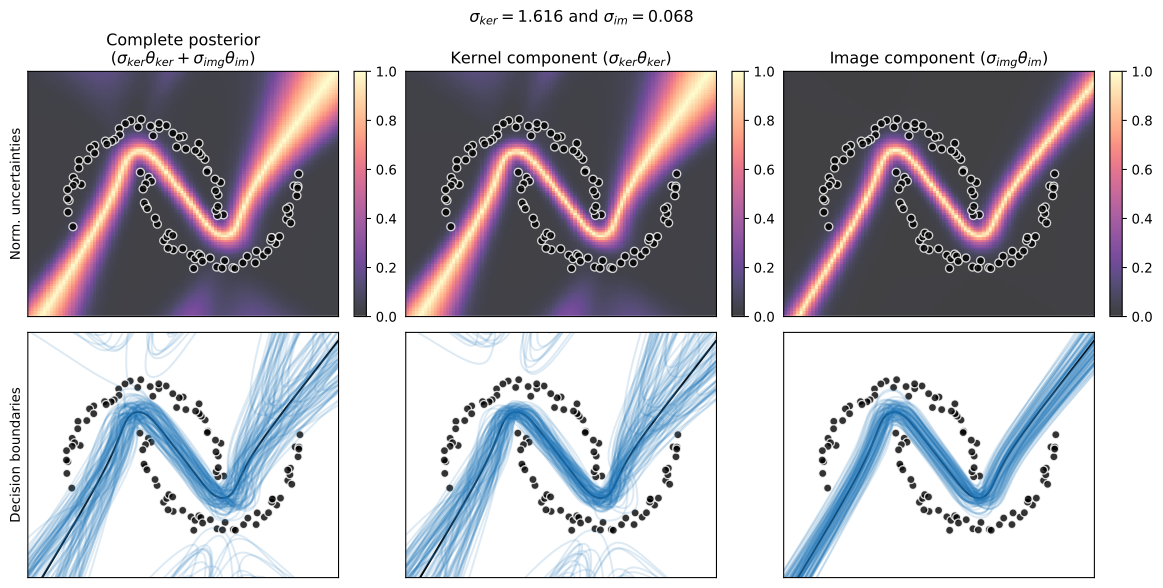

Write the Python code that produced this figure.
import argparse

import equinox as eqx
import jax
import jax.numpy as jnp
import matplotlib
import matplotlib.pyplot as plt
import optax
import tqdm

from kivi import vi


def make_moons(num_samples=100, noise=0.05, normalize=True, *, key):
    # NOTE: This function is adapted from scikit-learn.
    # License: BSD 3-Clause
    # Copyright (c) 2007-2024 The scikit-learn developers.
    num_samples_out = num_samples // 2
    num_samples_in = num_samples - num_samples_out
    outer_circ_x = jnp.cos(jnp.linspace(0, jnp.pi, num_samples_out))
    outer_circ_y = jnp.sin(jnp.linspace(0, jnp.pi, num_samples_out))
    inner_circ_x = 1 - jnp.cos(jnp.linspace(0, jnp.pi, num_samples_in))
    inner_circ_y = 1 - jnp.sin(jnp.linspace(0, jnp.pi, num_samples_in)) - 0.5

    X = jnp.vstack(
        [jnp.append(outer_circ_x, inner_circ_x), jnp.append(outer_circ_y, inner_circ_y)]
    ).T
    y = jnp.hstack(
        [
            jnp.zeros(num_samples_out, dtype=jnp.int32),
            jnp.ones(num_samples_in, dtype=jnp.int32),
        ]
    )

    if noise is not None:
        X += jax.random.normal(key, X.shape) * noise

    if normalize:
        offsets = 0.5
        X_min = jnp.amin(X, axis=0, keepdims=True) - offsets
        X_max = jnp.amax(X, axis=0, keepdims=True) + offsets
        X = (X - X_min) / (X_max - X_min)

    return X, y


def main(args):
    key = jax.random.PRNGKey(seed=args.seed)
    key, key_data = jax.random.split(key)
    x, y = make_moons(num_samples=args.num_data_points, key=key_data)

    key, key_model = jax.random.split(key)
    model = eqx.nn.MLP(
        in_size=2,
        out_size="scalar",
        width_size=args.num_hidden,
        depth=args.depth,
        activation=jnp.tanh,
        key=key_model,
    )
    posterior = vi.KernelImagePosterior(
        model,
        log_precision=args.log_precision,
        log_scale_image=args.log_scale_image,
        # This is how you can set a different solver, e.g., Cholesky-based:
        # solve_normaleq=linalg.solve_normaleq_materialize(
        #     linalg.dense_solver_fn_cholesky(eps=1e-6)
        # ),
        beta=args.beta,
        # If the posterior object knows the loss from the start, it
        # will use the loss Jacobian instead of the model Jacobian
        # internally. In this example we use the loss Jacobian.
        loss_fn=optax.losses.sigmoid_binary_cross_entropy,
        is_linearized=args.is_linearized,
    )
    print(
        "Model parameters: {:,d}".format(len(posterior.flatten_fn(posterior.model)[0]))
    )
    loss_fn = posterior.wrap_loss(optax.losses.sigmoid_binary_cross_entropy)
    optimizer = optax.adam(args.lr)
    train_elbo_step = vi.make_train_step(
        eqx.filter_value_and_grad(loss_fn, has_aux=True),
        optimizer=optimizer,
        # Use optax.apply_updates if you are not using equinox
        apply_updates_fn=eqx.apply_updates,
        num_mc_samples=args.num_mc_samples,
    )
    train_elbo_step = eqx.filter_jit(train_elbo_step)

    def train(posterior, opt_state, x, y, num_epochs, key):
        progressbar_elbo = tqdm.trange(num_epochs)
        for step_elbo in progressbar_elbo:
            key, subkey = jax.random.split(key)
            try:
                (loss_value, info), posterior, opt_state = train_elbo_step(
                    posterior,
                    opt_state,
                    x,
                    y,
                    key=subkey,
                )
                progressbar_elbo.set_description(make_description(posterior, info))
                if step_elbo % 1000 == 0:
                    progressbar_elbo.write(
                        f"[{step_elbo:04d}] {make_description(posterior, info)}"
                    )
            except KeyboardInterrupt:
                break
        return posterior, opt_state, key

    posterior_params, posterior_static = eqx.partition(posterior, eqx.is_array)
    opt_state = optimizer.init(posterior_params)
    key, key_train = jax.random.split(key)
    posterior, opt_state, key = train(
        posterior, opt_state, x, y, args.epochs_elbo, key=key_train
    )

    # %%
    # Evaluation is done by running the model over a regular grid in input space
    key, key_sample = jax.random.split(key)
    pos_samples = posterior.sample(args.num_plot_samples, x, y, key=key_sample)

    nrows = 2
    ncols = 3
    fig, axes = plt.subplots(
        nrows=nrows,
        ncols=ncols,
        figsize=(4 * ncols, 3 * nrows),
        constrained_layout=True,
    )
    fig.suptitle(
        r"$\sigma_{{ker}}={:.3f}$ and $\sigma_{{im}}={:.3f}$".format(
            jnp.exp(-0.5 * posterior.log_precision), jnp.exp(posterior.log_scale_image)
        )
    )
    axes[0, 0].set_ylabel("Norm. uncertainties")
    axes[1, 0].set_ylabel("Decision boundaries")
    plot_posterior_samples(
        "Complete posterior\n({})".format(
            r"$\sigma_{{ker}} \theta_{{ker}} + \sigma_{{img}} \theta_{{im}}$"
        ),
        axes[0, 0],
        axes[1, 0],
        x,
        posterior,
        pos_samples,
    )
    plot_posterior_samples(
        "Kernel component ({})".format(r"$\sigma_{{ker}} \theta_{{ker}}$"),
        axes[0, 1],
        axes[1, 1],
        x,
        posterior,
        pos_samples._replace(image=jnp.zeros_like(pos_samples.image)),
    )
    plot_posterior_samples(
        "Image component ({})".format(r"$\sigma_{{img}} \theta_{{im}}$"),
        axes[0, 2],
        axes[1, 2],
        x,
        posterior,
        pos_samples._replace(kernel=jnp.zeros_like(pos_samples.kernel)),
    )


def plot_posterior_samples(title, ax1, ax2, x, posterior, pos_samples):
    x_eval_1d = jnp.linspace(0, 1, 100)
    mesh_x, mesh_y = jnp.meshgrid(x_eval_1d, x_eval_1d)
    x_eval = jnp.stack((mesh_x, mesh_y)).reshape((2, -1)).T
    y_eval = jax.vmap(posterior.model)(x_eval)
    y_eval_cls = jax.nn.sigmoid(y_eval)
    logits_samples = posterior.predict_from_samples(pos_samples, x_eval)
    logits_samples_std = jnp.std(logits_samples, axis=0)
    logits_samples_mean = jnp.mean(logits_samples, axis=0)
    logits_mean_field = logits_samples_mean / jnp.sqrt(
        1 + jnp.pi / 8 * jnp.square(logits_samples_std)
    )
    # Uncertainties computed as in:
    # https://www.jmlr.org/papers/v24/22-0479.html
    logits_unc = 1.0 - 2.0 * jnp.abs(jax.nn.sigmoid(logits_mean_field) - 0.5)

    ax = ax1
    ax.set_xticks([])
    ax.set_yticks([])
    ax.set_title(title)
    mesh_shape = mesh_x.shape
    m = ax.pcolormesh(
        mesh_x,
        mesh_y,
        logits_unc.reshape(mesh_shape),
        alpha=0.75,
        vmin=0.0,
        vmax=1.0,
        cmap=plt.cm.magma,
    )
    m.set_rasterized(True)
    plt.colorbar(m)

    text_color = matplotlib.rcParams["text.color"]
    num_pos_samples = pos_samples.kernel.shape[0]
    ax = ax2
    ax.set_xticks([])
    ax.set_yticks([])
    ax.contour(
        mesh_x,
        mesh_y,
        y_eval_cls.reshape(mesh_shape),
        levels=[0.5],
        colors=[text_color],
    )
    for i in range(num_pos_samples):
        pred_model_i = jax.nn.sigmoid(logits_samples[i])
        ax.contour(
            mesh_x,
            mesh_y,
            pred_model_i.reshape(mesh_shape),
            levels=[0.5],
            colors=["C0"],
            alpha=min(15 / num_pos_samples, 1.0),
        )

    # Overlay data points on both plots
    for ax in ax1, ax2:
        ax.scatter(
            x[:, 0],
            x[:, 1],
            color=text_color,
            alpha=0.8,
            lw=0,
        )
    plt.savefig("two_moons.svg", bbox_inches="tight")


def make_description(posterior, info):
    items = [
        f"E[]={info.expectation:.3e}",
        f"kl={info.kl:.3e}",
        f"σ_ker={jnp.exp(-0.5 * posterior.log_precision):.2e}",
        f"σ_im={jnp.exp(posterior.log_scale_image):.2e}",
        f"R={info.projection_rank:.1f}",
    ]
    return ", ".join(items)


def parse_args():
    parser = argparse.ArgumentParser()
    parser.add_argument("--seed", type=int, default=42)
    parser.add_argument("--num-data-points", type=int, default=100)
    parser.add_argument(
        "--log-precision",
        type=float,
        default=0.0,
        help="Controls (initial) prior precision and σ_ker",
    )
    parser.add_argument(
        "--log-scale-image", type=float, default=-2.0, help="Controls (initial) σ_im"
    )
    parser.add_argument(
        "--num-hidden", type=int, default=20, help="Number of hidden units in the MLP"
    )
    parser.add_argument(
        "--depth",
        type=int,
        default=3,
        help="Number layers in the MLP (excluding input layer)",
    )
    parser.add_argument("--lr", type=float, default=1e-2)
    parser.add_argument("--epochs-elbo", type=int, default=2_000)
    parser.add_argument(
        "--num-mc-samples",
        type=int,
        default=20,
        help="Number of posterior samples drawn (in training) to estimate the expectation term of ELBO",
    )
    parser.add_argument(
        "--num-plot-samples",
        type=int,
        default=100,
        help="Number of posterior samples drawn for plotting",
    )
    parser.add_argument("--beta", type=float, default=5e-2)
    parser.add_argument(
        "--is-linearized", action=argparse.BooleanOptionalAction, default=True
    )
    return parser.parse_args()


if __name__ == "__main__":
    main(parse_args())
